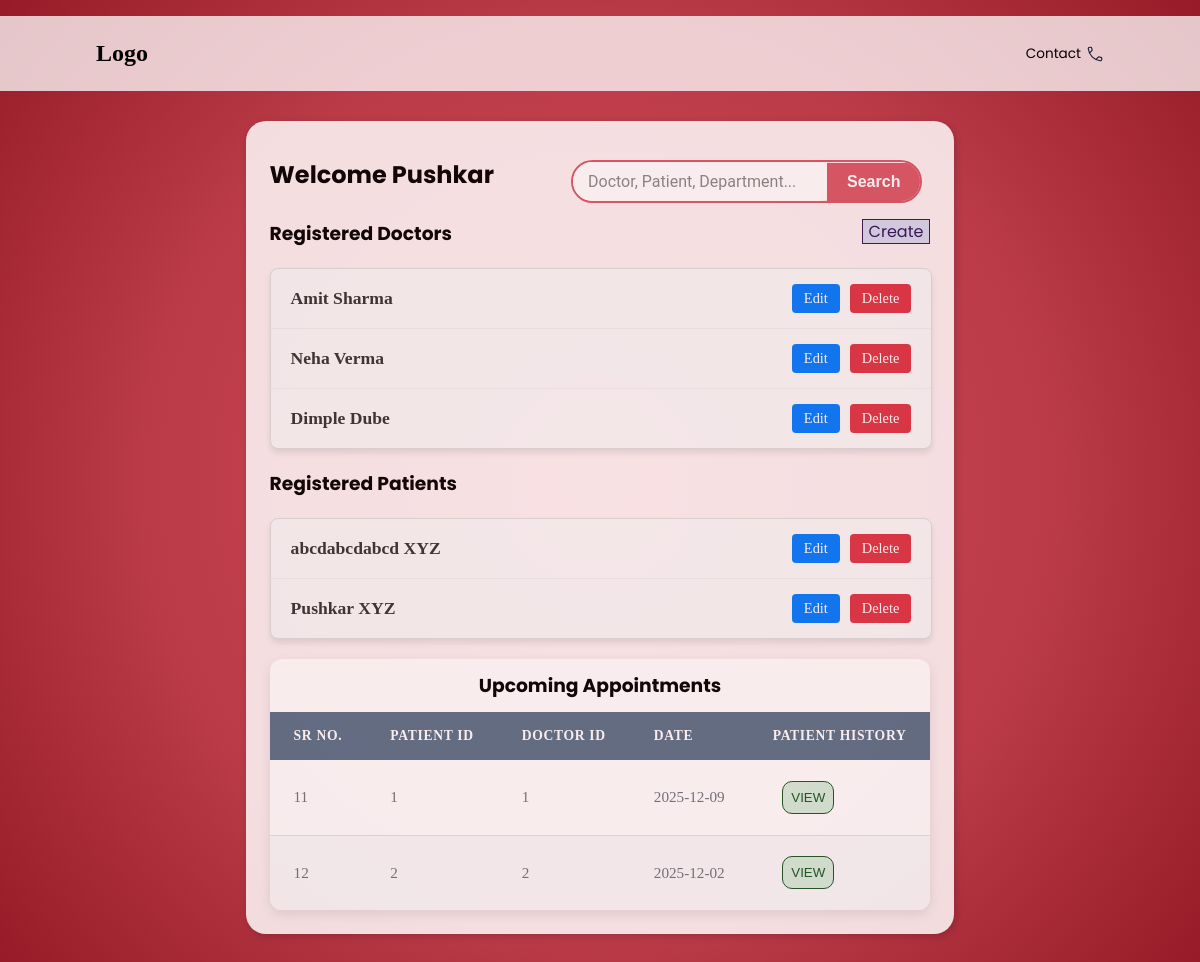
Page /admin_dashboard/1 on the committed database.
### models.py (models this page shows)
class Admin(db.Model):
    AdminID = db.Column(db.Integer, primary_key=True)
    FirstName = db.Column(db.String,nullable=False)
    LastName = db.Column(db.String,nullable=False)
    Username= db.Column(db.String, nullable=False)
    Password = db.Column(db.String, nullable=False)

class Doctor(db.Model):
    DoctorID = db.Column(db.Integer, primary_key=True)
    FirstName = db.Column(db.String,nullable=False)
    LastName = db.Column(db.String,nullable=False)
    Username= db.Column(db.String, nullable=False)
    Password = db.Column(db.String, nullable=False)
    available=db.Column(db.String)
    Department = db.Column(db.String, db.ForeignKey('department.Department_name'), nullable=False)
    Position = db.Column(db.String)
    Experience = db.Column(db.Integer)
    Remarks = db.Column(db.String)
    photo = db.Column(db.String)
    appointments = db.relationship('Appointment', back_populates='doctor', cascade="all, delete")
    department_rel = db.relationship('Department', back_populates='doctors')

class Patient(db.Model):
    PatientID = db.Column(db.Integer, primary_key=True)
    FirstName = db.Column(db.String,nullable=False)
    LastName = db.Column(db.String,nullable=False)
    Username= db.Column(db.String, nullable=False)
    Password = db.Column(db.String, nullable=False)
    appointments = db.relationship('Appointment', back_populates='patient', cascade="all, delete")
    histories = db.relationship('PatientHistory', back_populates='patient', cascade="all, delete")

class Appointment(db.Model):
    AppointmentID = db.Column(db.Integer, primary_key=True)
    PatientID = db.Column(db.Integer, db.ForeignKey('patient.PatientID'), nullable=False)
    DoctorID = db.Column(db.Integer, db.ForeignKey('doctor.DoctorID'), nullable=False)
    Date=db.Column(db.Date)
    Time = db.Column(db.String)
    Purpose=db.Column(db.String)
    Status=db.Column(db.Enum("Booked","Completed","Cancelled"),
        nullable=False,
        default='Booked'
    )
    patient = db.relationship('Patient', back_populates='appointments')
    doctor = db.relationship('Doctor', back_populates='appointments')

### routes/admin.py (the view)
@app.route("/admin_dashboard/<int:adminID>")
def admin_dashboard(adminID):
    patients = Patient.query.all()
    doctors = Doctor.query.all()
    appointments = Appointment.query.filter(
    Appointment.Status == "Booked"
    ).all()
    patient_map = {
        entry.PatientID: Patient.query.get(entry.PatientID)
        for entry in appointments
    }
    admin = Admin.query.get(adminID)
    return render_template("admin_dashboard.html", patients=patients, doctors=doctors, appointments=appointments, admin=admin)

### templates/admin_dashboard.html (shortened to what this page needs)
<!DOCTYPE html>
<html lang="en">
<head>
    <link rel="stylesheet" href="..\static\style.css">
</head>
<body>
    <header>
        <nav>
        <div class="logo">
            <h2>Logo</h2>
        </div>
        <div class="nav-icons">
            <ul>
            <li>Contact </li>
            </ul>
        </div>
        </nav>
    </header>
    <main>
        <div id="pageC">
            <div class="container">
                <div class="title">
                    <h2>Welcome {{ admin.FirstName }}</h2>
                    <form action="{{ url_for('search') }}" method="GET">
                    <div class="search-box">
                        <input
                            type="text"
                            name="q"
                            placeholder="Doctor, Patient, Department..."
                            required
                        >
                        <button type="submit" class="srch">Search</button>
                    </div>
                </form>
                </div>
                <div class="section-header">
                    <h3>Registered Doctors</h3>
                    <a href="{{ url_for('add_doctor') }}"><buttton class="view-doc">Create</buttton></a>
                </div>
                <div class="list-box">
                    {% for doctor in doctors %}
                    <div class="list-item">
                        <span class="item-name">{{ doctor.FirstName }} {{ doctor.LastName }}</span>
                        <div class="item-actions">
                        <a href="{{ url_for('edit_doctor', doctor_id=doctor.DoctorID) }}" class="butun butun-edit">Edit</a>
                        <a href="{{ url_for('delete_doctor', id=doctor.DoctorID, adminID=admin.AdminID) }}" class="butun butun-delete" onclick="return confirm('Are you sure you want to delete this doctor?')">Delete</a>
                        </div>
                    </div>
                    {% endfor %}
                </div>
                <div class="section-header">
                    <h3>Registered Patients</h3>
                </div>
                <div class="list-box">
                    {% for patient in patients %}
                    <div class="list-item">
                        <span class="item-name">{{ patient.FirstName }} {{ patient.LastName }}</span>
                        <div class="item-actions">
                            <a href="{{ url_for('edit_patient', patient_id=patient.PatientID) }}" class="butun butun-edit">Edit</a>
                            <a href="{{ url_for('delete_patient', id=patient.PatientID, adminID=admin.AdminID) }}" class="butun butun-delete" onclick="return confirm('Are you sure you want to delete this patient?')">Delete</a>
                        </div>
                    </div>
                    {% endfor %}
                </div>
                <div class="appointments">
                    <h3 style="font-family: 'Poppins', sans-serif;">Upcoming Appointments</h3>
                    <table class="appointments-table">
                        <thead>
                            <tr>
                                <th>Sr No.</th>
                                <th>Patient ID</th>
                                <th>Doctor ID</th>
                                <th>Date</th>
                                <th>Patient History</th>
                            </tr>
                        </thead>
                        <tbody>
                            {% for appointment in appointments %}
                            <tr>
                                <td>{{ appointment.AppointmentID }}</td>
                                <td>{{ appointment.PatientID }}</td>
                                <td>{{ appointment.DoctorID }}</td>
                                <td>{{ appointment.Date }}</td>
                                <td><a href="{{ url_for('view_patient_history', patient_id=appointment.PatientID) }}"><button class="save">VIEW</button></a></td>
                            </tr>
                            {% endfor %}
                        </tbody>
                    </table>
                </div>
            </div>
        </div>
    </main>
</body>
</html>

### static/style.css (style rules this page uses)
* { margin: 0; padding: 0; }
body { background: radial-gradient( circle at center, #d03040db 0%, #b01e2ddf 60%, #961a27 100%); }
:root { --primary-color: #007bff; --secondary-color: #6c757d; --header-bg: #5a7188; --header-text: #ffffff; --row-bg-odd: #ffffff; --row-bg-even: #f8f9fa; --border-color: #dee2e6; }
nav { display: flex; align-items: center; justify-content: space-between; margin-top: 2vh; gap: 3vw; background-color: rgba(255, 255, 255, 0.75); padding: 3vh; padding-left: 8vw; padding-right: 8vw; }
.nav-icons ul { display: flex; list-style: none; gap: 2vw; }
.nav-icons li { display: flex; align-items: center; font-family: 'Poppins', sans-serif; font-size: 0.85em; cursor: pointer; gap: 5px; }
main { display: flex; justify-content: center; align-items: center; }
form input { padding: 5px; border: none; border-radius: 5%; font-family: 'Roboto', 'Poppins', sans-serif; }
form { display: flex; flex-direction: column; justify-content: center; align-items: center; padding-left: 10px; padding-right: 10px; }
.container { background-color: rgba(255, 255, 255, 0.92); margin: 30px 50px; border-radius: 20px; opacity: 0.9; transition: box-shadow 0.3s ease; box-shadow: 2px 2px 10px rgba(0, 0, 0, 0.2); padding: 2vw; }
#pageC { transition: filter 0.3s ease; }
.title { display: flex; justify-content: space-between; align-items: center; font-family: 'Poppins', sans-serif; font-weight: 600; }
.appointments { max-width: 1200px; margin: 0 auto; background-color: var(--row-bg-odd); border-radius: 12px; box-shadow: 0 4px 12px rgba(0, 0, 0, 0.1); overflow: hidden; }
.appointments-table { width: 100%; border-collapse: separate; border-spacing: 0; }
.appointments-table thead th { padding: 1rem 1.5rem; background-color: var(--header-bg); color: var(--header-text); font-weight: 600; text-align: left; text-transform: uppercase; font-size: 0.85rem; letter-spacing: 0.05em; }
.appointments-table tbody td { padding: 1rem 1.5rem; border-bottom: 1px solid var(--border-color); vertical-align: middle; font-size: 0.95rem; color: var(--secondary-color); }
.appointments-table tbody tr:nth-child(even) { background-color: var(--row-bg-even); }
.appointments-table tbody tr:last-child td { border-bottom: none; }
.appointments-table a { display: inline-block; margin-right: 0.75rem; padding: 0.3rem 0.6rem; border-radius: 6px; text-decoration: none; font-size: 0.85rem; font-weight: 600; transition: all 0.2s ease; text-align: center; }
.appointments h3 { display: flex; align-items: center; justify-content: center; padding: 1.5vh; font-family: 'Poppins', sans-serif; }
.view-doc { background-color: #d4d8ed; color: #2b1557; border: 1px solid #361557; padding-left: 0.5vw; padding-right: 0.5vw; }
.save { background-color: #d4edda; color: #155724; border: 1px solid #155724; padding: 1vh; border-radius: 10px; }
.section-header { font-family: 'Poppins', sans-serif; margin-top: 2vh; display: flex; justify-content: space-between; }
.section-header a { text-decoration: none; }
.list-box { width: 100%; margin: 20px auto; padding: 0; background-color: #f8f8f8; border: 1px solid #ddd; border-radius: 8px; box-shadow: 0 4px 6px rgba(0, 0, 0, 0.1); }
.list-item { display: flex; justify-content: space-between; align-items: center; padding: 15px 20px; border-bottom: 1px solid #eee; transition: background-color 0.3s ease; }
.list-item:last-child { border-bottom: none; }
.item-name { font-size: 1.1em; font-weight: 600; color: #333; }
.item-actions { display: flex; gap: 10px; }
.butun { padding: 6px 12px; border: none; border-radius: 4px; cursor: pointer; text-decoration: none; font-size: 0.9em; transition: background-color 0.2s ease, transform 0.1s ease; }
.butun-edit { background-color: #007bff; color: white; }
.butun-delete { background-color: #dc3545; color: white; }
.search-box { display: flex; align-items: center; width: 100%; max-width: 450px; margin-top: 15px; border: 2px solid #d03040c9; border-radius: 25px; overflow: hidden; }
.search-box input[type="text"] { flex-grow: 1; padding: 10px 15px; border: none; outline: none; font-size: 16px; color: #333; background-color: white; }
.search-box input[type="text"]::placeholder { color: #888; }
.search-box .srch { background-color: #d03040c9; color: white; padding: 10px 20px; border: none; cursor: pointer; font-size: 16px; font-weight: 600; transition: background-color 0.2s ease; }

### rows in the picture
Admin: FirstName "Pushkar"
Doctor: FirstName "Amit", LastName "Sharma"
Doctor: FirstName "Neha", LastName "Verma"
Doctor: FirstName "Dimple", LastName "Dube"
Patient: FirstName "abcdabcdabcd", LastName "XYZ"
Patient: FirstName "Pushkar", LastName "XYZ"
Appointment: AppointmentID "11", PatientID "1", DoctorID "1", Date "2025-12-09"
Appointment: AppointmentID "12", PatientID "2", DoctorID "2", Date "2025-12-02"
